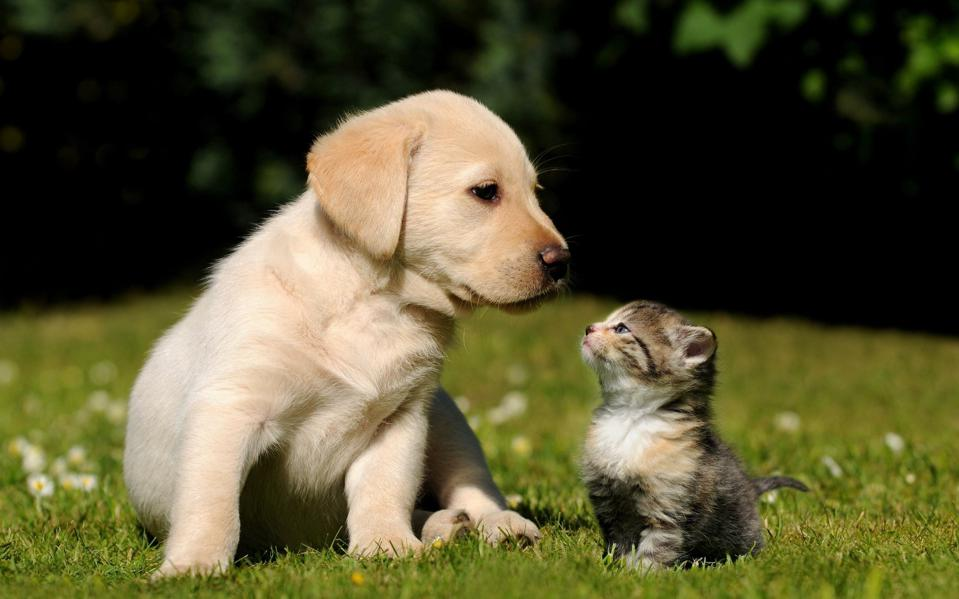
#> input picture img/pets.jpg, 959 x 599 px
$ python main.py
#> lines starting #> are read from the running program, lines starting #| are printed output that depends on the picture
### encoder.py
import argparse
import os
import math
import numpy as np
from utils import *
from scipy import fftpack
from PIL import Image
from huffman import HuffmanTree


def quantize(block, component,type=0,block_size=8):
    q = load_quantization_table(component,type,block_size=block_size)
    return (block / q).round().astype(np.int32)


def block_to_zigzag(block):
    return np.array([block[point] for point in zigzag_points(*block.shape)])


def dct_2d(image):
    return fftpack.dct(fftpack.dct(image.T, norm='ortho').T, norm='ortho')


# [107 lines left out: functions run_length_encode, write_to_file, predictive_coding, not called in this run]

def encode(input_file, output_file,imageSize, block_size=8,quantize_type=0):
    print(f'start encode with block size={block_size}')

    image = Image.open(input_file)
    # change color space from RGB to YCbCr
    ycbcr = image.convert('YCbCr')

    npmat = np.array(ycbcr, dtype=np.uint8)
    rows, cols = npmat.shape[0], npmat.shape[1]

    # block size: 8x8
    if rows % block_size == cols % block_size == 0:
        blocks_count = rows // block_size * cols // block_size
        blocks_col = cols // block_size
        blocks_row = rows // block_size
        print(blocks_col, blocks_row)
    else:
        raise ValueError(("the width and height of the image "
                          "should both be mutiples of 8"))

    # dc is the top-left cell of the block, ac are all the other cells
    dc = np.empty((blocks_count, 3), dtype=np.int32)
    ac = np.empty((blocks_count, block_size ** 2 - 1, 3), dtype=np.int32)

    for i in range(0, rows, block_size):
        for j in range(0, cols, block_size):
            try:
                block_index += 1
            except NameError:
                block_index = 0

            for k in range(3):
                # split 8x8 block and center the data range on zero
                # [0, 255] --> [-128, 127] 8bit to
                block = npmat[i:i + block_size, j:j + block_size, k] - 128

                dct_matrix = dct_2d(block)
                quant_matrix = quantize(dct_matrix,
                                        'lum' if k == 0 else 'chrom',type=quantize_type,block_size=block_size)
                zz = block_to_zigzag(quant_matrix)

                dc[block_index, k] = zz[0]
                ac[block_index, :, k] = zz[1:]

    # DC: predictive coding
    dc=predictive_coding(dc)

    H_DC_Y = HuffmanTree(np.vectorize(bits_required)(dc[:, 0]))
    H_DC_C = HuffmanTree(np.vectorize(bits_required)(dc[:, 1:].flat))
    '''H_AC_Y = HuffmanTree(flatten(ac[i, :, 0]for i in range(blocks_count)))
    H_AC_C = HuffmanTree(flatten(ac[i, :, j] for i in range(blocks_count) for j in [1, 2]))'''
    H_AC_Y = HuffmanTree(
        flatten(run_length_encode(ac[i, :, 0])[0]
                for i in range(blocks_count)))
    H_AC_C = HuffmanTree(
        flatten(run_length_encode(ac[i, :, j])[0]
                for i in range(blocks_count) for j in [1, 2]))

    tables = {'dc_y': H_DC_Y.value_to_bitstring_table(),
              'ac_y': H_AC_Y.value_to_bitstring_table(),
              'dc_c': H_DC_C.value_to_bitstring_table(),
              'ac_c': H_AC_C.value_to_bitstring_table()}

    write_to_file(output_file, dc, ac, imageSize,blocks_count, blocks_col, blocks_row, tables)
    print('encode complete')


# [10 lines that do not run on import are left out]

### utils.py
import numpy as np
from scipy import interpolate


# [16 lines left out: function interpolateTable, not called in this run]


def load_quantization_table(component, type=0, block_size=8):
    # Quantization Table for: Photoshop - (Save For Web 080)
    # (http://www.impulseadventure.com/photo/jpeg-quantization.html)
    if type == 1:
        if component == 'lum':
            q = np.array([[16, 11, 10, 16, 24, 40, 51, 61],
                          [12, 12, 14, 19, 26, 58, 60, 55],
                          [14, 13, 16, 24, 40, 57, 69, 56],
                          [14, 17, 22, 29, 51, 87, 80, 62],
                          [18, 22, 37, 56, 68, 109, 103, 77],
                          [24, 35, 55, 64, 81, 104, 113, 92],
                          [49, 64, 78, 87, 103, 121, 120, 101],
                          [72, 92, 95, 98, 112, 100, 103, 99]])

        elif component == 'chrom':
            q = np.array([[17, 18, 24, 47, 99, 99, 99, 99],
                          [18, 21, 26, 66, 99, 99, 99, 99],
                          [24, 26, 56, 99, 99, 99, 99, 99],
                          [47, 66, 99, 99, 99, 99, 99, 99],
                          [99, 99, 99, 99, 99, 99, 99, 99],
                          [99, 99, 99, 99, 99, 99, 99, 99],
                          [99, 99, 99, 99, 99, 99, 99, 99],
                          [99, 99, 99, 99, 99, 99, 99, 99]])

        else:
            raise ValueError((
                                 "component should be either 'lum' or 'chrom', "
                                 "but '{comp}' was found").format(comp=component))
    else:
        if component == 'lum':
            q = np.array([[2, 2, 2, 2, 3, 4, 5, 6],
                          [2, 2, 2, 2, 3, 4, 5, 6],
                          [2, 2, 2, 2, 4, 5, 7, 9],
                          [2, 2, 2, 4, 5, 7, 9, 12],
                          [3, 3, 4, 5, 8, 10, 12, 12],
                          [4, 4, 5, 7, 10, 12, 12, 12],
                          [5, 5, 7, 9, 12, 12, 12, 12],
                          [6, 6, 9, 12, 12, 12, 12, 12]])


        elif component == 'chrom':
            q = np.array([[3, 3, 5, 9, 13, 15, 15, 15],
                          [3, 4, 6, 11, 14, 12, 12, 12],
                          [5, 6, 9, 14, 12, 12, 12, 12],
                          [9, 11, 14, 12, 12, 12, 12, 12],
                          [13, 14, 12, 12, 12, 12, 12, 12],
                          [15, 12, 12, 12, 12, 12, 12, 12],
                          [15, 12, 12, 12, 12, 12, 12, 12],
                          [15, 12, 12, 12, 12, 12, 12, 12]])

        else:
            raise ValueError((
                                 "component should be either 'lum' or 'chrom', "
                                 "but '{comp}' was found").format(comp=component))
    if block_size!=8:
        q=interpolateTable(q,block_size)
    return q


def zigzag_points(rows, cols):
    # constants for directions
    UP, DOWN, RIGHT, LEFT, UP_RIGHT, DOWN_LEFT = range(6)

    # move the point in different directions
    def move(direction, point):
        return {
            UP: lambda point: (point[0] - 1, point[1]),
            DOWN: lambda point: (point[0] + 1, point[1]),
            LEFT: lambda point: (point[0], point[1] - 1),
            RIGHT: lambda point: (point[0], point[1] + 1),
            UP_RIGHT: lambda point: move(UP, move(RIGHT, point)),
            DOWN_LEFT: lambda point: move(DOWN, move(LEFT, point))
        }[direction](point)

    # return true if point is inside the block bounds
    def inbounds(point):
        return 0 <= point[0] < rows and 0 <= point[1] < cols

    # start in the top-left cell
    point = (0, 0)

    # True when moving up-right, False when moving down-left
    move_up = True

    for i in range(rows * cols):
        yield point
        if move_up:
            if inbounds(move(UP_RIGHT, point)):
                point = move(UP_RIGHT, point)
            else:
                move_up = False
                if inbounds(move(RIGHT, point)):
                    point = move(RIGHT, point)
                else:
                    point = move(DOWN, point)
        else:
            if inbounds(move(DOWN_LEFT, point)):
                point = move(DOWN_LEFT, point)
            else:
                move_up = True
                if inbounds(move(DOWN, point)):
                    point = move(DOWN, point)
                else:
                    point = move(RIGHT, point)


# [14 lines left out: functions bits_required, binstr_flip, not called in this run]


def uint_to_binstr(number, size):
    return bin(number)[2:][-size:].zfill(size)


# [8 lines left out: function int_to_binstr, not called in this run]


def flatten(lst):
    return [item for sublist in lst for item in sublist]

### main.py
import encoder,decoder
import evaluate
import cv2
import os
import numpy as np

def cut(image,x1,y1,x2,y2):
    cutimage=image[x1:x2,y1:y2,:]
    markimg=cv2.rectangle(image, (y1,x1), (y2,x2), (0,0,255), 5)
    return cutimage,markimg

if __name__ == "__main__":

    filename = 'pets'
    block_size =8
    quantize_type = 0

    directory=f'./output/{filename}'
    if not os.path.exists(directory):
        os.makedirs(directory)


    srcPath = f'./img/{filename}.jpg'

    srcImg = cv2.imread(srcPath)
#> srcImg is the input picture: shape (599, 959, 3); mean B, G, R 49.2, 81.8, 85.4
    ori_w, ori_h,channel = srcImg.shape
#> ori_w = 599; ori_h = 959; channel = 3

    row, col, channel = srcImg.shape
#> row = 599; col = 959
    # rescale image if in need, zero padding
    if row % block_size != 0:
        temp=np.zeros((block_size-row % block_size,srcImg.shape[1],channel))
        srcImg=np.append(srcImg,temp,axis=0)
#> srcImg: shape (600, 959, 3) float64

    if col % block_size != 0:
        temp = np.zeros((srcImg.shape[0],block_size - col % block_size , channel))
        srcImg = np.append(srcImg, temp,axis=1)
#> srcImg: shape (600, 960, 3) float64
    if [row, col, channel] != srcImg.shape:
        print('create new image for process')
        srcPath = f'{directory}/newSrc.jpg'
        cv2.imwrite(srcPath, srcImg)
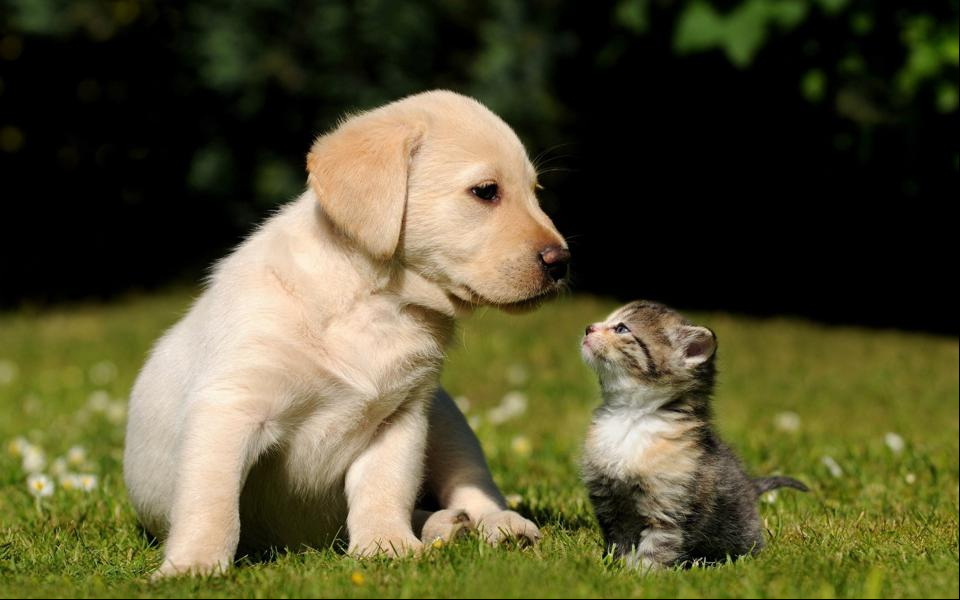
#> saved as newSrc.jpg: shape (600, 960, 3); mean B, G, R 49.1, 81.6, 85.2
    print(srcImg.shape)
#| (600, 960, 3)

    resultName = f'{filename}_{block_size}'
    codePath=f'./{directory}/{resultName}.txt'
    resultPath=f'{directory}/{resultName}.jpg'

    # encode and decode
    encoder.encode(srcPath,codePath,imageSize=(row,col),block_size=block_size,quantize_type=quantize_type)
#> in encode, `ycbcr = image.convert('YCbCr')`: ycbcr: PIL image 960x600 YCbCr; mean of channels 0, 1, 2 78.6, 110.9, 132.1
#| 120 75
#> (the run stopped early here; a loop or call above may not have finished)
